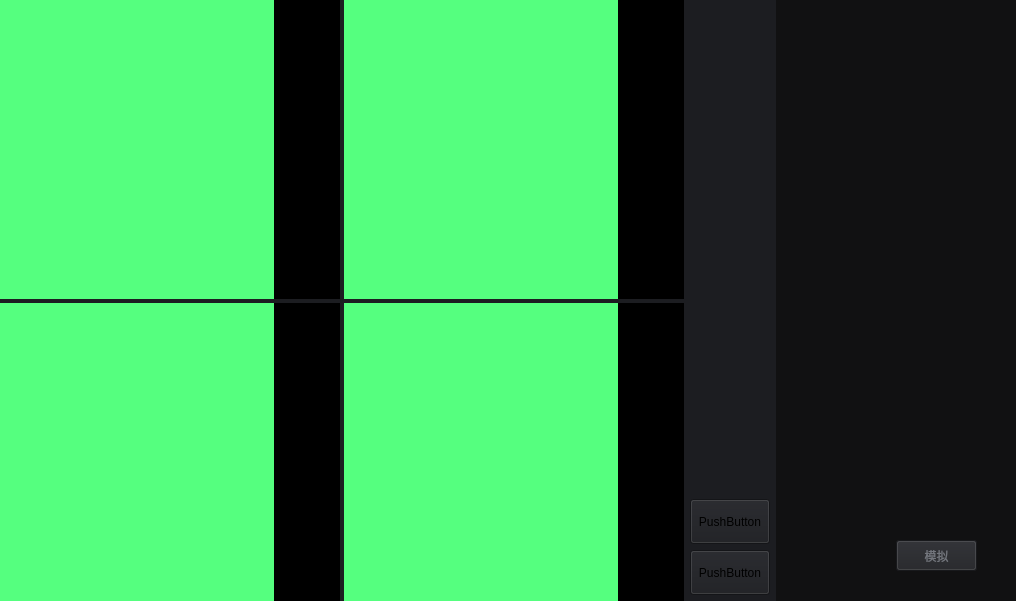
<?xml version="1.0" encoding="UTF-8"?>
<ui version="4.0">
 <class>ImageDisplayWidget</class>
 <widget class="QWidget" name="ImageDisplayWidget">
  <property name="geometry">
   <rect>
    <x>0</x>
    <y>0</y>
    <width>1016</width>
    <height>601</height>
   </rect>
  </property>
  <property name="windowTitle">
   <string>Form</string>
  </property>
  <property name="styleSheet">
   <string notr="true">background-color: rgb(28, 29, 33)</string>
  </property>
  <layout class="QHBoxLayout" name="horizontalLayout" stretch="40,2,14">
   <property name="spacing">
    <number>0</number>
   </property>
   <property name="leftMargin">
    <number>0</number>
   </property>
   <property name="topMargin">
    <number>0</number>
   </property>
   <property name="rightMargin">
    <number>0</number>
   </property>
   <property name="bottomMargin">
    <number>0</number>
   </property>
   <item>
    <widget class="QWidget" name="visualization" native="true">
     <layout class="QGridLayout" name="gridLayout" rowstretch="0,0">
      <property name="leftMargin">
       <number>0</number>
      </property>
      <property name="topMargin">
       <number>0</number>
      </property>
      <property name="rightMargin">
       <number>0</number>
      </property>
      <property name="bottomMargin">
       <number>0</number>
      </property>
      <property name="spacing">
       <number>4</number>
      </property>
      <item row="0" column="0">
       <widget class="QWidget" name="transverseBackground" native="true">
        <property name="styleSheet">
         <string notr="true">background-color: rgb(0, 0, 0);</string>
        </property>
        <layout class="QHBoxLayout" name="horizontalLayout_5">
         <property name="leftMargin">
          <number>0</number>
         </property>
         <property name="topMargin">
          <number>0</number>
         </property>
         <property name="rightMargin">
          <number>66</number>
         </property>
         <property name="bottomMargin">
          <number>0</number>
         </property>
         <item>
          <widget class="QWidget" name="transversePlate" native="true">
           <property name="styleSheet">
            <string notr="true">background-color: rgb(85, 255, 127);</string>
           </property>
          </widget>
         </item>
        </layout>
       </widget>
      </item>
      <item row="0" column="1">
       <widget class="QWidget" name="sagittalBackground" native="true">
        <property name="styleSheet">
         <string notr="true">background-color: rgb(0, 0, 0);</string>
        </property>
        <layout class="QHBoxLayout" name="horizontalLayout_2">
         <property name="leftMargin">
          <number>0</number>
         </property>
         <property name="topMargin">
          <number>0</number>
         </property>
         <property name="rightMargin">
          <number>66</number>
         </property>
         <property name="bottomMargin">
          <number>0</number>
         </property>
         <item>
          <widget class="QWidget" name="sagittalPlate" native="true">
           <property name="styleSheet">
            <string notr="true">background-color: rgb(85, 255, 127);</string>
           </property>
          </widget>
         </item>
        </layout>
       </widget>
      </item>
      <item row="1" column="0">
       <widget class="QWidget" name="coronalBackground" native="true">
        <property name="styleSheet">
         <string notr="true">background-color: rgb(0, 0, 0);</string>
        </property>
        <layout class="QHBoxLayout" name="horizontalLayout_3">
         <property name="leftMargin">
          <number>0</number>
         </property>
         <property name="topMargin">
          <number>0</number>
         </property>
         <property name="rightMargin">
          <number>66</number>
         </property>
         <property name="bottomMargin">
          <number>0</number>
         </property>
         <item>
          <widget class="QWidget" name="coronalPlate" native="true">
           <property name="styleSheet">
            <string notr="true">background-color: rgb(85, 255, 127);</string>
           </property>
          </widget>
         </item>
        </layout>
       </widget>
      </item>
      <item row="1" column="1">
       <widget class="QWidget" name="model3DBackground" native="true">
        <property name="styleSheet">
         <string notr="true">background-color: rgb(0, 0, 0);</string>
        </property>
        <layout class="QHBoxLayout" name="horizontalLayout_4">
         <property name="leftMargin">
          <number>0</number>
         </property>
         <property name="topMargin">
          <number>0</number>
         </property>
         <property name="rightMargin">
          <number>66</number>
         </property>
         <property name="bottomMargin">
          <number>0</number>
         </property>
         <item>
          <widget class="QWidget" name="model3DPlate" native="true">
           <property name="styleSheet">
            <string notr="true">background-color: rgb(85, 255, 127);</string>
           </property>
          </widget>
         </item>
        </layout>
       </widget>
      </item>
     </layout>
    </widget>
   </item>
   <item>
    <widget class="QWidget" name="addition" native="true">
     <layout class="QVBoxLayout" name="verticalLayout">
      <property name="leftMargin">
       <number>6</number>
      </property>
      <property name="topMargin">
       <number>6</number>
      </property>
      <property name="rightMargin">
       <number>6</number>
      </property>
      <property name="bottomMargin">
       <number>6</number>
      </property>
      <item>
       <spacer name="verticalSpacer">
        <property name="orientation">
         <enum>Qt::Vertical</enum>
        </property>
        <property name="sizeHint" stdset="0">
         <size>
          <width>20</width>
          <height>40</height>
         </size>
        </property>
       </spacer>
      </item>
      <item>
       <spacer name="verticalSpacer_2">
        <property name="orientation">
         <enum>Qt::Vertical</enum>
        </property>
        <property name="sizeHint" stdset="0">
         <size>
          <width>20</width>
          <height>40</height>
         </size>
        </property>
       </spacer>
      </item>
      <item>
       <spacer name="verticalSpacer_3">
        <property name="orientation">
         <enum>Qt::Vertical</enum>
        </property>
        <property name="sizeHint" stdset="0">
         <size>
          <width>20</width>
          <height>40</height>
         </size>
        </property>
       </spacer>
      </item>
      <item>
       <spacer name="verticalSpacer_4">
        <property name="orientation">
         <enum>Qt::Vertical</enum>
        </property>
        <property name="sizeHint" stdset="0">
         <size>
          <width>20</width>
          <height>40</height>
         </size>
        </property>
       </spacer>
      </item>
      <item>
       <spacer name="verticalSpacer_5">
        <property name="orientation">
         <enum>Qt::Vertical</enum>
        </property>
        <property name="sizeHint" stdset="0">
         <size>
          <width>20</width>
          <height>40</height>
         </size>
        </property>
       </spacer>
      </item>
      <item>
       <spacer name="verticalSpacer_6">
        <property name="orientation">
         <enum>Qt::Vertical</enum>
        </property>
        <property name="sizeHint" stdset="0">
         <size>
          <width>20</width>
          <height>40</height>
         </size>
        </property>
       </spacer>
      </item>
      <item>
       <spacer name="verticalSpacer_7">
        <property name="orientation">
         <enum>Qt::Vertical</enum>
        </property>
        <property name="sizeHint" stdset="0">
         <size>
          <width>20</width>
          <height>40</height>
         </size>
        </property>
       </spacer>
      </item>
      <item>
       <spacer name="verticalSpacer_8">
        <property name="orientation">
         <enum>Qt::Vertical</enum>
        </property>
        <property name="sizeHint" stdset="0">
         <size>
          <width>20</width>
          <height>40</height>
         </size>
        </property>
       </spacer>
      </item>
      <item>
       <spacer name="verticalSpacer_9">
        <property name="orientation">
         <enum>Qt::Vertical</enum>
        </property>
        <property name="sizeHint" stdset="0">
         <size>
          <width>20</width>
          <height>40</height>
         </size>
        </property>
       </spacer>
      </item>
      <item>
       <spacer name="verticalSpacer_10">
        <property name="orientation">
         <enum>Qt::Vertical</enum>
        </property>
        <property name="sizeHint" stdset="0">
         <size>
          <width>20</width>
          <height>40</height>
         </size>
        </property>
       </spacer>
      </item>
      <item>
       <spacer name="verticalSpacer_11">
        <property name="orientation">
         <enum>Qt::Vertical</enum>
        </property>
        <property name="sizeHint" stdset="0">
         <size>
          <width>20</width>
          <height>40</height>
         </size>
        </property>
       </spacer>
      </item>
      <item>
       <widget class="QPushButton" name="pushButton">
        <property name="sizePolicy">
         <sizepolicy hsizetype="Preferred" vsizetype="Expanding">
          <horstretch>0</horstretch>
          <verstretch>0</verstretch>
         </sizepolicy>
        </property>
        <property name="text">
         <string>PushButton</string>
        </property>
       </widget>
      </item>
      <item>
       <widget class="QPushButton" name="pushButton_2">
        <property name="sizePolicy">
         <sizepolicy hsizetype="Preferred" vsizetype="Expanding">
          <horstretch>0</horstretch>
          <verstretch>0</verstretch>
         </sizepolicy>
        </property>
        <property name="text">
         <string>PushButton</string>
        </property>
       </widget>
      </item>
     </layout>
    </widget>
   </item>
   <item>
    <widget class="QStackedWidget" name="stackedWidget">
     <property name="styleSheet">
      <string notr="true">background-color: rgb(17, 17, 18);</string>
     </property>
     <widget class="QWidget" name="stackedWidgetPage1">
      <widget class="QPushButton" name="simulationButton">
       <property name="geometry">
        <rect>
         <x>120</x>
         <y>540</y>
         <width>81</width>
         <height>31</height>
        </rect>
       </property>
       <property name="styleSheet">
        <string notr="true">background-color:rgb(34, 35, 39);color:rgb(115, 118, 125)</string>
       </property>
       <property name="text">
        <string>模拟</string>
       </property>
      </widget>
     </widget>
    </widget>
   </item>
  </layout>
 </widget>
 <resources/>
 <connections/>
</ui>
